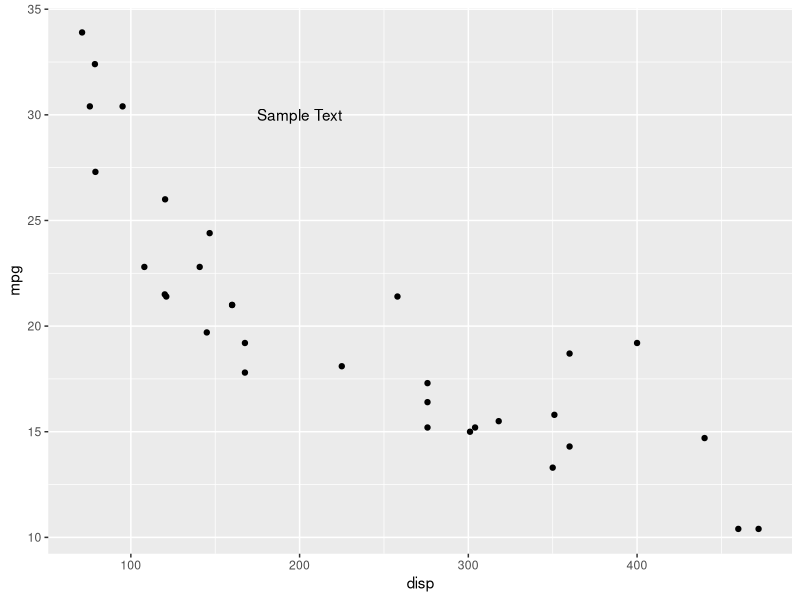
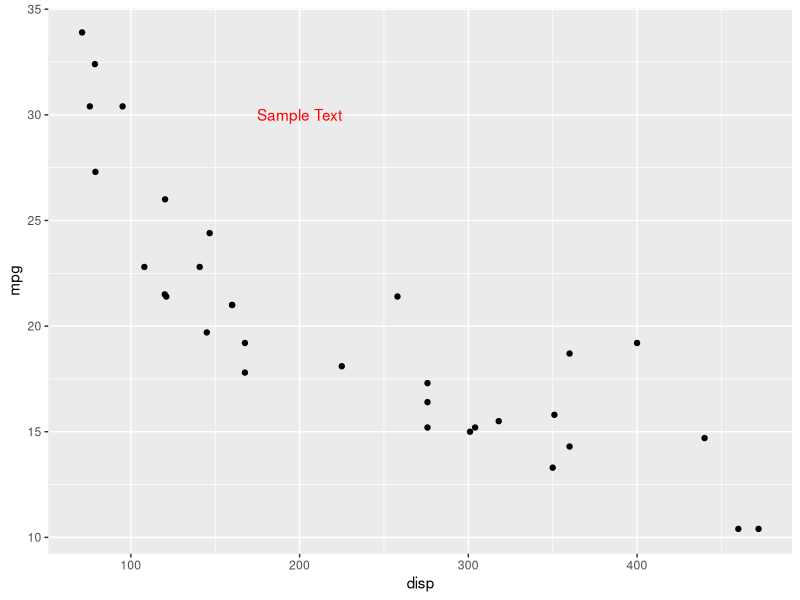
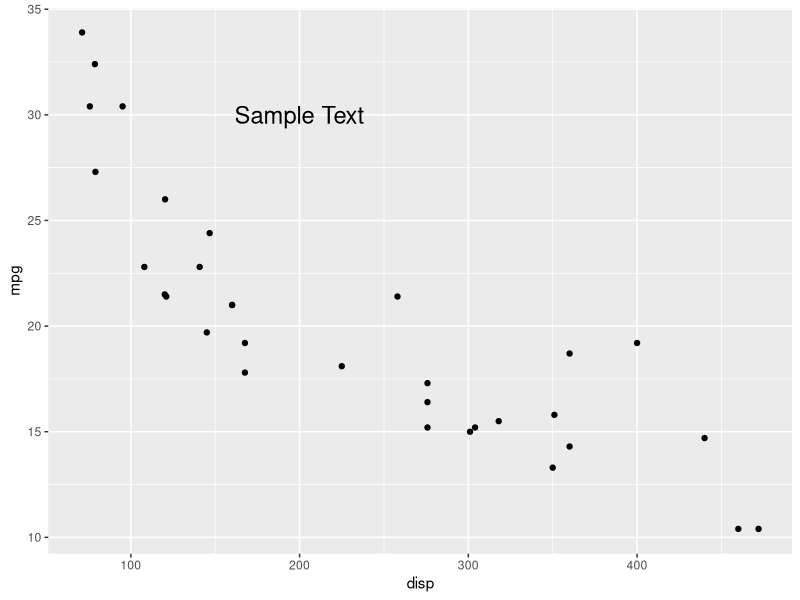
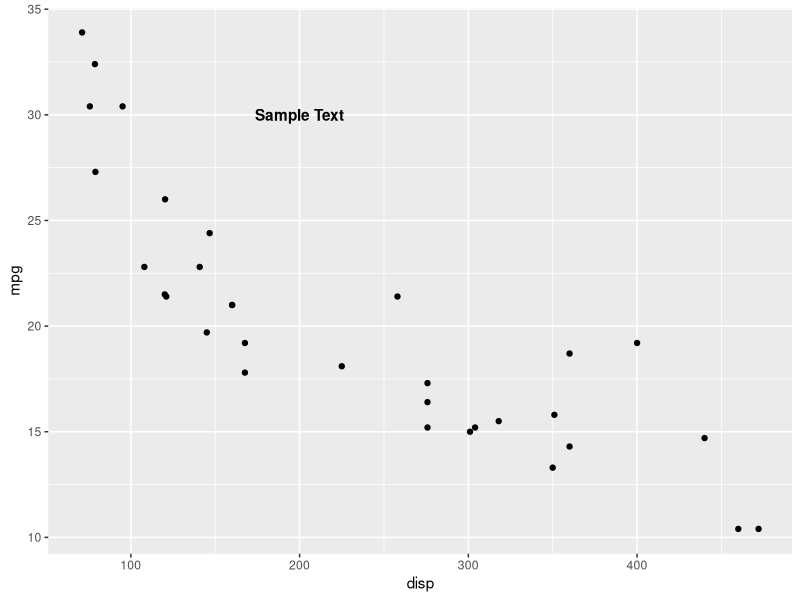
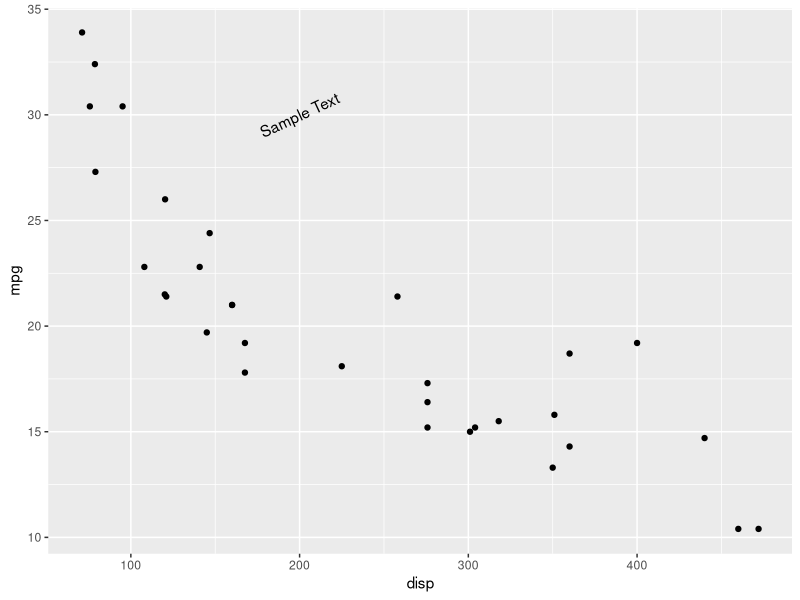
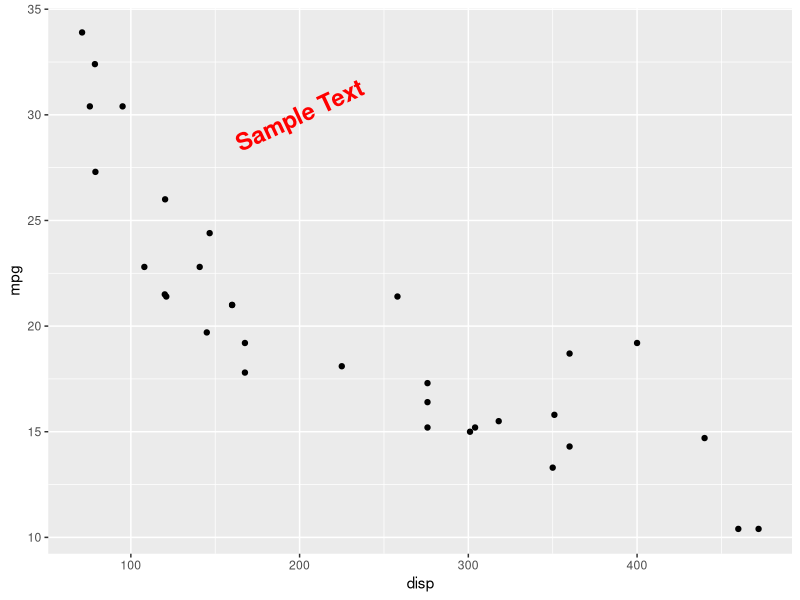

Recreate these plots in R, in order.
## ---- chunk 1
library(ggplot2)
## ---- chunk 2
ggplot(mtcars) +
  geom_point(aes(disp, mpg)) +
  annotate('text', x = 200, y = 30, label = 'Sample Text')
## ---- chunk 3
ggplot(mtcars) +
  geom_point(aes(disp, mpg)) +
  annotate('text', x = 200, y = 30, label = 'Sample Text', color = 'red')
## ---- chunk 4
ggplot(mtcars) +
  geom_point(aes(disp, mpg)) +
  annotate('text', x = 200, y = 30, label = 'Sample Text', size = 6)
## ---- chunk 5
ggplot(mtcars) +
  geom_point(aes(disp, mpg)) +
  annotate('text', x = 200, y = 30, label = 'Sample Text', fontface = 'bold')
## ---- chunk 6
ggplot(mtcars) +
  geom_point(aes(disp, mpg)) +
  annotate('text', x = 200, y = 30, label = 'Sample Text', angle = 25)
## ---- chunk 7
ggplot(mtcars) +
  geom_point(aes(disp, mpg)) +
  annotate('text', x = 200, y = 30, label = 'Sample Text',
           color = 'red', size = 6, fontface = 'bold', angle = 25)
